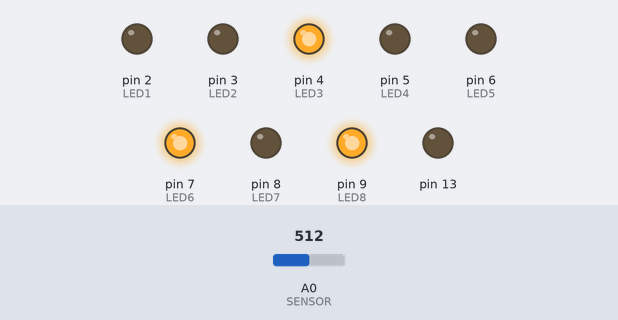
Bench run of a sketch on a simulated Arduino Uno, built with avr-gcc and run on an emulated ATmega328P. Shown: output pins drawn as LEDs (lit = HIGH). Dashed ring = blinking. The test bench sets the inputs (shaded band); at power-on: A0 (SENSOR) = 512.

Above: at 1.3 s.
1.4 s: A0 (SENSOR) set to 122
At 2.13 s:
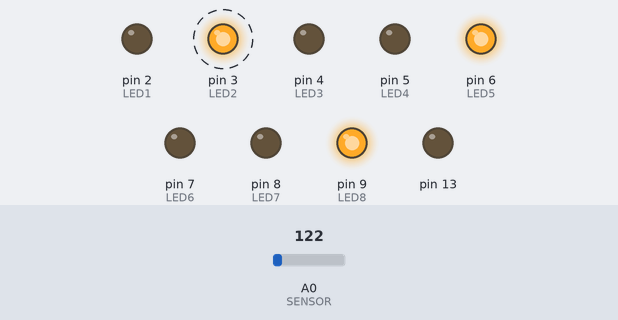
4.6 s: A0 (SENSOR) set to 0
At 5.6 s:
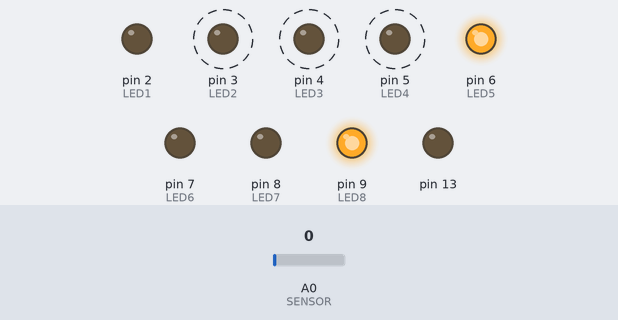
Timing chart, 0 to 13.8 s (numbered marks = the images above; inputs shaded):
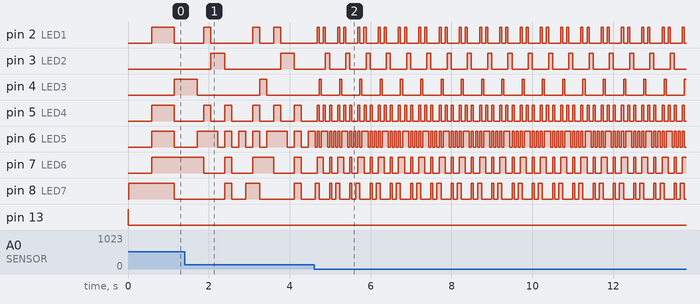

The sketch:

_7segment_rate.ino
```cpp
const int SENSOR = 0;
const int LED1 = 2;
const int LED2 = 3;
const int LED3 = 4;
const int LED4 = 5;
const int LED5 = 6;
const int LED6 = 7;
const int LED7 = 8;
const int LED8 = 9;

int delayValue;

void setup() {
  pinMode(13, OUTPUT);

  digitalWrite(13, HIGH);   // set the LED on
  delay(10);              // wait for a second
  digitalWrite(13, LOW);    // set the LED off
  delay(10);              // wait for a second

  pinMode(LED1, OUTPUT);   // led are output for low will be on
  pinMode(LED2, OUTPUT);   // led 2 is output
  pinMode(LED3, OUTPUT);   // led 3 is output
  pinMode(LED4, OUTPUT);   // led 4 is output
  pinMode(LED5, OUTPUT);   // led 5 is output
  pinMode(LED6, OUTPUT);   // led 6 is output
  pinMode(LED7, OUTPUT);   // led 7 is output
  pinMode(LED8, OUTPUT);   // led 8 is output

  digitalWrite(LED1, HIGH);  // stops power to led 1
  digitalWrite(LED2, HIGH);  // stops power to led 2
  digitalWrite(LED3, HIGH);  // stops power to led 3
  digitalWrite(LED4, HIGH);  // stops power to led 4
  digitalWrite(LED5, HIGH);  // stops power to led 5
  digitalWrite(LED6, HIGH);  // stops power to led 6
  digitalWrite(LED7, HIGH);  // stops power to led 7
  digitalWrite(LED8, HIGH);  // stops power to led 8
}

void loop() {
  DisplayValue(192);
  delay(GetDelay());
  DisplayValue(249);
  delay(GetDelay());
  DisplayValue(164);
  delay(GetDelay());
  DisplayValue(176);
  delay(GetDelay());
  DisplayValue(153);
  delay(GetDelay());
  DisplayValue(146);
  delay(GetDelay());
  DisplayValue(130);
  delay(GetDelay());
  DisplayValue(248);
  delay(GetDelay());
  DisplayValue(128);
  delay(GetDelay());
  DisplayValue(144);
  delay(GetDelay());
}

void DisplayValue(int value)
{
  digitalWrite(LED1, value & 1);  // stops power to led 1
  digitalWrite(LED2, value & 2);  // stops power to led 2
  digitalWrite(LED3, value & 4);  // stops power to led 3
  digitalWrite(LED4, value & 8);  // stops power to led 4
  digitalWrite(LED5, value & 16);  // stops power to led 5
  digitalWrite(LED6, value & 32);  // stops power to led 6
  digitalWrite(LED7, value & 64);  // stops power to led 7
  digitalWrite(LED8, value & 128);  // stops power to led 8
}

int GetDelay()
{
  delayValue = analogRead(SENSOR)+50;
  return delayValue;
}
```

Measured:
- after the input at 4.6 s, pin 3 (LED2): alternates HIGH for 0.10 s and LOW for 0.40 s, starting after 0.28 s; pin 4 (LED3): alternates HIGH for 0.05 s and LOW for 0.45 s, starting after 0.13 s
- by itself, pin 2 (LED1): repeats every 0.50 s: LOW 0.10 s, HIGH 0.05 s, LOW 0.30 s, HIGH 0.05 s
- by itself, pin 3 (LED2): alternates HIGH for 0.34 s and LOW for 1.4 s
- by itself, pin 5 (LED4): alternates HIGH for 0.05 s and LOW for 0.10 s
- by itself, pin 6 (LED5): repeats every 0.50 s: HIGH 0.05 s, LOW 0.05 s, HIGH 0.15 s, 2 × (LOW 0.05 s, HIGH 0.05 s), LOW 0.05 s
- by itself, pin 7 (LED6): repeats every 0.50 s: LOW 0.15 s, HIGH 0.05 s, LOW 0.15 s, HIGH 0.15 s
- by itself, pin 8 (LED7): repeats every 0.50 s: LOW 0.25 s, HIGH 0.05 s, LOW 0.10 s, HIGH 0.10 s
